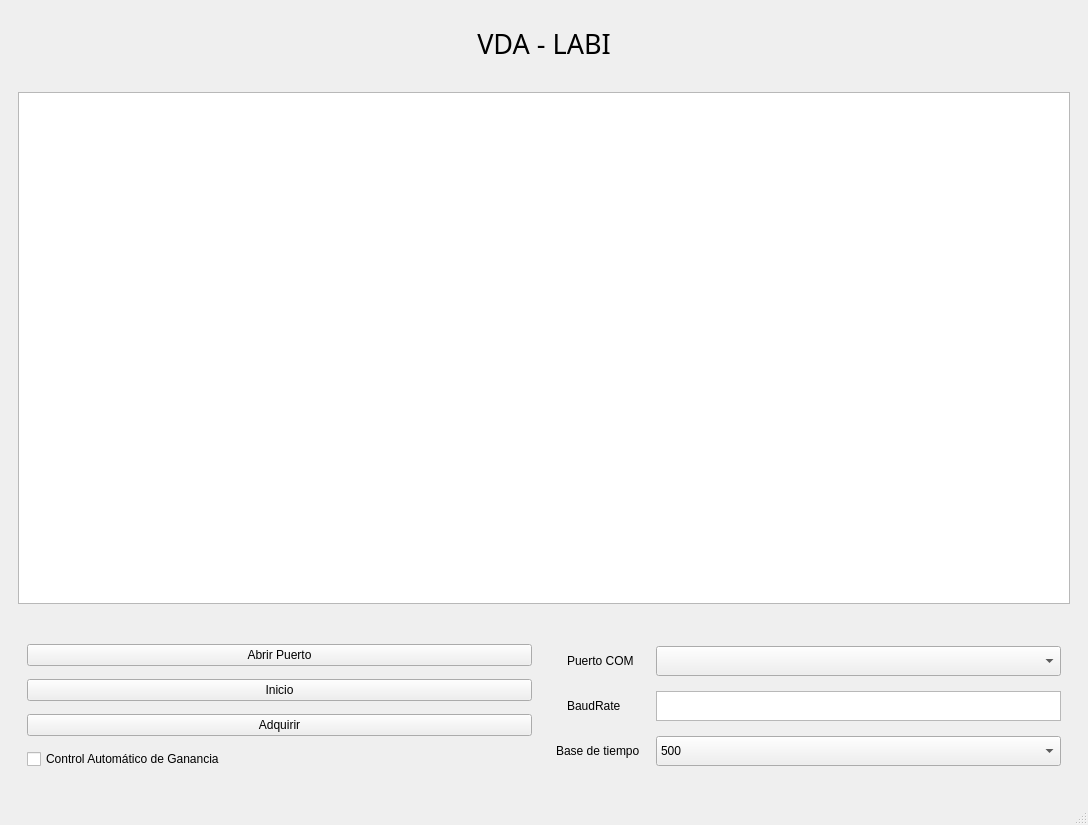
<?xml version="1.0" encoding="UTF-8"?>
<ui version="4.0">
 <class>mainWindow</class>
 <widget class="QMainWindow" name="mainWindow">
  <property name="geometry">
   <rect>
    <x>0</x>
    <y>0</y>
    <width>1088</width>
    <height>825</height>
   </rect>
  </property>
  <property name="maximumSize">
   <size>
    <width>16777215</width>
    <height>16777215</height>
   </size>
  </property>
  <property name="windowTitle">
   <string>VDA Plotter</string>
  </property>
  <widget class="QWidget" name="centralwidget">
   <layout class="QVBoxLayout" name="verticalLayout_2">
    <item>
     <widget class="QFrame" name="frame">
      <property name="minimumSize">
       <size>
        <width>211</width>
        <height>60</height>
       </size>
      </property>
      <property name="frameShape">
       <enum>QFrame::NoFrame</enum>
      </property>
      <property name="frameShadow">
       <enum>QFrame::Raised</enum>
      </property>
      <property name="lineWidth">
       <number>5</number>
      </property>
      <layout class="QHBoxLayout" name="horizontalLayout">
       <item>
        <widget class="QLabel" name="label">
         <property name="minimumSize">
          <size>
           <width>0</width>
           <height>50</height>
          </size>
         </property>
         <property name="maximumSize">
          <size>
           <width>50</width>
           <height>50</height>
          </size>
         </property>
         <property name="text">
          <string/>
         </property>
         <property name="pixmap">
          <pixmap>FI.png</pixmap>
         </property>
         <property name="scaledContents">
          <bool>true</bool>
         </property>
         <property name="alignment">
          <set>Qt::AlignRight|Qt::AlignTrailing|Qt::AlignVCenter</set>
         </property>
        </widget>
       </item>
       <item>
        <widget class="QLabel" name="lbl_Titulo">
         <property name="minimumSize">
          <size>
           <width>211</width>
           <height>0</height>
          </size>
         </property>
         <property name="maximumSize">
          <size>
           <width>300</width>
           <height>300</height>
          </size>
         </property>
         <property name="font">
          <font>
           <family>Bahnschrift</family>
           <pointsize>20</pointsize>
          </font>
         </property>
         <property name="frameShape">
          <enum>QFrame::NoFrame</enum>
         </property>
         <property name="frameShadow">
          <enum>QFrame::Plain</enum>
         </property>
         <property name="text">
          <string>VDA - LABI</string>
         </property>
         <property name="alignment">
          <set>Qt::AlignCenter</set>
         </property>
        </widget>
       </item>
       <item>
        <widget class="QLabel" name="label_2">
         <property name="maximumSize">
          <size>
           <width>50</width>
           <height>50</height>
          </size>
         </property>
         <property name="text">
          <string/>
         </property>
         <property name="pixmap">
          <pixmap>UNMDP1.png</pixmap>
         </property>
         <property name="scaledContents">
          <bool>true</bool>
         </property>
        </widget>
       </item>
      </layout>
     </widget>
    </item>
    <item>
     <widget class="QFrame" name="frame_2">
      <property name="minimumSize">
       <size>
        <width>400</width>
        <height>300</height>
       </size>
      </property>
      <property name="frameShape">
       <enum>QFrame::NoFrame</enum>
      </property>
      <property name="frameShadow">
       <enum>QFrame::Plain</enum>
      </property>
      <property name="lineWidth">
       <number>1</number>
      </property>
      <layout class="QHBoxLayout" name="horizontalLayout_2">
       <item>
        <widget class="QGraphicsView" name="graphicsView"/>
       </item>
      </layout>
     </widget>
    </item>
    <item>
     <widget class="QFrame" name="frame_5">
      <property name="maximumSize">
       <size>
        <width>16777215</width>
        <height>175</height>
       </size>
      </property>
      <property name="frameShape">
       <enum>QFrame::NoFrame</enum>
      </property>
      <property name="frameShadow">
       <enum>QFrame::Plain</enum>
      </property>
      <layout class="QHBoxLayout">
       <property name="sizeConstraint">
        <enum>QLayout::SetDefaultConstraint</enum>
       </property>
       <item>
        <widget class="QFrame" name="frame_3">
         <property name="sizePolicy">
          <sizepolicy hsizetype="Expanding" vsizetype="Preferred">
           <horstretch>0</horstretch>
           <verstretch>0</verstretch>
          </sizepolicy>
         </property>
         <property name="minimumSize">
          <size>
           <width>200</width>
           <height>0</height>
          </size>
         </property>
         <property name="frameShape">
          <enum>QFrame::NoFrame</enum>
         </property>
         <property name="frameShadow">
          <enum>QFrame::Plain</enum>
         </property>
         <layout class="QVBoxLayout" name="verticalLayout">
          <item>
           <widget class="QPushButton" name="btn_Puerto">
            <property name="text">
             <string>Abrir Puerto</string>
            </property>
           </widget>
          </item>
          <item>
           <widget class="QPushButton" name="btn_Start">
            <property name="text">
             <string>Inicio</string>
            </property>
           </widget>
          </item>
          <item>
           <widget class="QPushButton" name="btn_Adquirir">
            <property name="text">
             <string>Adquirir</string>
            </property>
           </widget>
          </item>
          <item>
           <widget class="QCheckBox" name="checkBox_AGC">
            <property name="text">
             <string>Control Automático de Ganancia</string>
            </property>
           </widget>
          </item>
         </layout>
        </widget>
       </item>
       <item>
        <widget class="QFrame" name="frame_4">
         <property name="minimumSize">
          <size>
           <width>200</width>
           <height>33</height>
          </size>
         </property>
         <property name="frameShape">
          <enum>QFrame::NoFrame</enum>
         </property>
         <property name="frameShadow">
          <enum>QFrame::Plain</enum>
         </property>
         <layout class="QFormLayout" name="formLayout">
          <property name="fieldGrowthPolicy">
           <enum>QFormLayout::AllNonFixedFieldsGrow</enum>
          </property>
          <property name="labelAlignment">
           <set>Qt::AlignRight|Qt::AlignTrailing|Qt::AlignVCenter</set>
          </property>
          <property name="formAlignment">
           <set>Qt::AlignHCenter|Qt::AlignTop</set>
          </property>
          <property name="horizontalSpacing">
           <number>16</number>
          </property>
          <item row="1" column="1">
           <widget class="QComboBox" name="CombBox_Port">
            <property name="maximumSize">
             <size>
              <width>600</width>
              <height>30</height>
             </size>
            </property>
           </widget>
          </item>
          <item row="3" column="1">
           <widget class="QTextEdit" name="TextEdit_BaudRate">
            <property name="enabled">
             <bool>true</bool>
            </property>
            <property name="minimumSize">
             <size>
              <width>73</width>
              <height>30</height>
             </size>
            </property>
            <property name="maximumSize">
             <size>
              <width>600</width>
              <height>30</height>
             </size>
            </property>
           </widget>
          </item>
          <item row="3" column="0">
           <widget class="QLabel" name="lbl_BaudRate">
            <property name="minimumSize">
             <size>
              <width>73</width>
              <height>30</height>
             </size>
            </property>
            <property name="text">
             <string>BaudRate</string>
            </property>
           </widget>
          </item>
          <item row="1" column="0">
           <widget class="QLabel" name="label_COM">
            <property name="minimumSize">
             <size>
              <width>73</width>
              <height>30</height>
             </size>
            </property>
            <property name="text">
             <string>Puerto COM</string>
            </property>
           </widget>
          </item>
          <item row="5" column="1">
           <widget class="QComboBox" name="comboBox_Time">
            <property name="minimumSize">
             <size>
              <width>0</width>
              <height>0</height>
             </size>
            </property>
            <property name="maximumSize">
             <size>
              <width>600</width>
              <height>30</height>
             </size>
            </property>
            <property name="editable">
             <bool>false</bool>
            </property>
            <item>
             <property name="text">
              <string>500</string>
             </property>
            </item>
            <item>
             <property name="text">
              <string>1000</string>
             </property>
            </item>
            <item>
             <property name="text">
              <string>1500</string>
             </property>
            </item>
           </widget>
          </item>
          <item row="5" column="0">
           <widget class="QLabel" name="label_baseTiempo">
            <property name="minimumSize">
             <size>
              <width>73</width>
              <height>30</height>
             </size>
            </property>
            <property name="text">
             <string>Base de tiempo</string>
            </property>
           </widget>
          </item>
         </layout>
        </widget>
       </item>
      </layout>
     </widget>
    </item>
   </layout>
  </widget>
  <widget class="QStatusBar" name="statusbar"/>
 </widget>
 <resources/>
 <connections/>
</ui>
